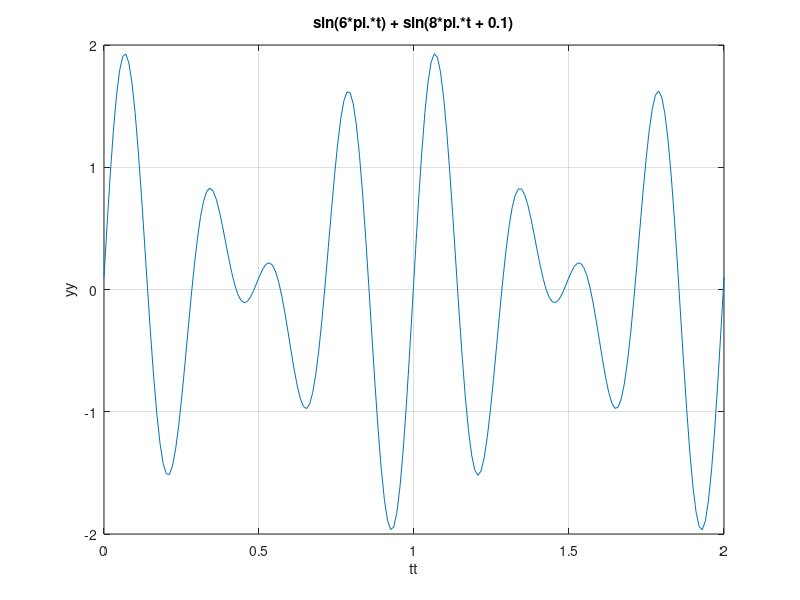

This chart was generated by the following MATLAB code:
%alinea e)
t = linspace(0,2,200);
wt = sin(6*pi.*t) + sin(8*pi.*t + 0.1);

%f = ?   T = 1/f   A = valor máximo
f = 1
A = 1,928
T = 1

plot(t, wt) 
title('sin(6*pi.*t) + sin(8*pi.*t + 0.1)')
xlabel('tt')
ylabel('yy')
grid on